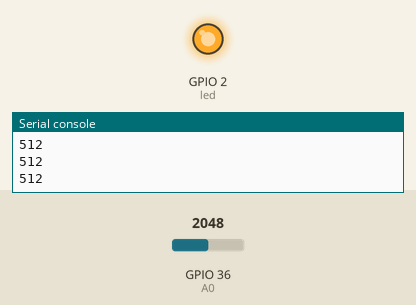
Bench run of a program on a simulated ESP32 board running MicroPython. Shown: output pins drawn as LEDs (lit = HIGH), the last lines printed to the serial console. The inputs (shaded band) are chosen by the test bench; at power-on: GPIO 36 (A0) = 2048 (analog values on the 0–4095 scale).

Above: at 1.2 s.
1.3 s: GPIO 36 (A0) set to 2372
2.8 s: GPIO 36 (A0) set to 2446
At 3.7 s:
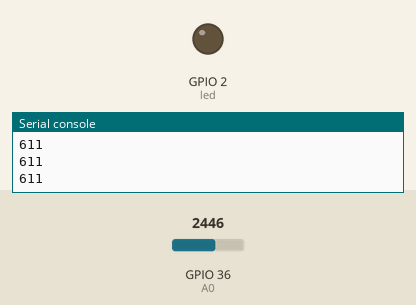
4.3 s: GPIO 36 (A0) set to 2047
At 5.0 s:
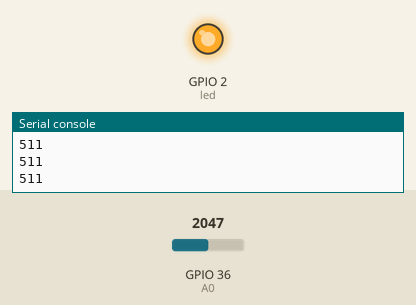
5.8 s: GPIO 36 (A0) set to 2866
At 6.2 s:
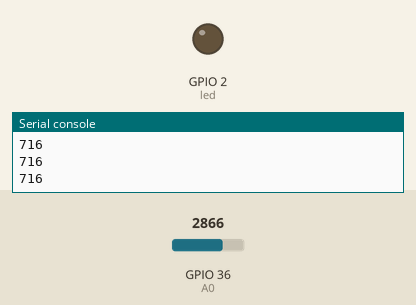
Timing chart, 0 to 8.3 s (numbered marks = the images above; inputs shaded):
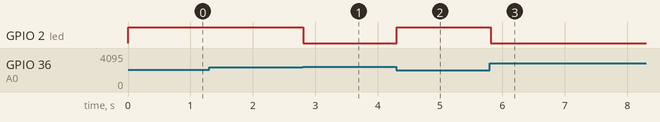

The program:

light_sensor.py
```python
from machine import Pin,ADC
import time

led = Pin(2, Pin.OUT) # GPIO2對應到內建的LED
A0 = ADC(Pin(36)) # GPIO36 對應到 ADC0
A0.atten(ADC.ATTN_11DB)   #最大輸入電壓: 3.3v
A0.width(ADC.WIDTH_10BIT) #取樣範圍 0~1023

while True:
  value = A0.read() #讀取A0埠
  print(value)      #顯示轉換後的數值
  if value<600:
      led.value(1)  #開燈
  else:
      led.value(0)  #關燈
  time.sleep(0.1) 
```

Measured:
- the behaviour switches between 2399 and 2400 on GPIO 36 (A0) (found by bisection; images 0 and 1)
- after the input at 2.8 s, GPIO 2 (led): HIGH → LOW at once
- after the input at 4.3 s, GPIO 2 (led): LOW → HIGH at once
- after the input at 5.8 s, GPIO 2 (led): HIGH → LOW at once
